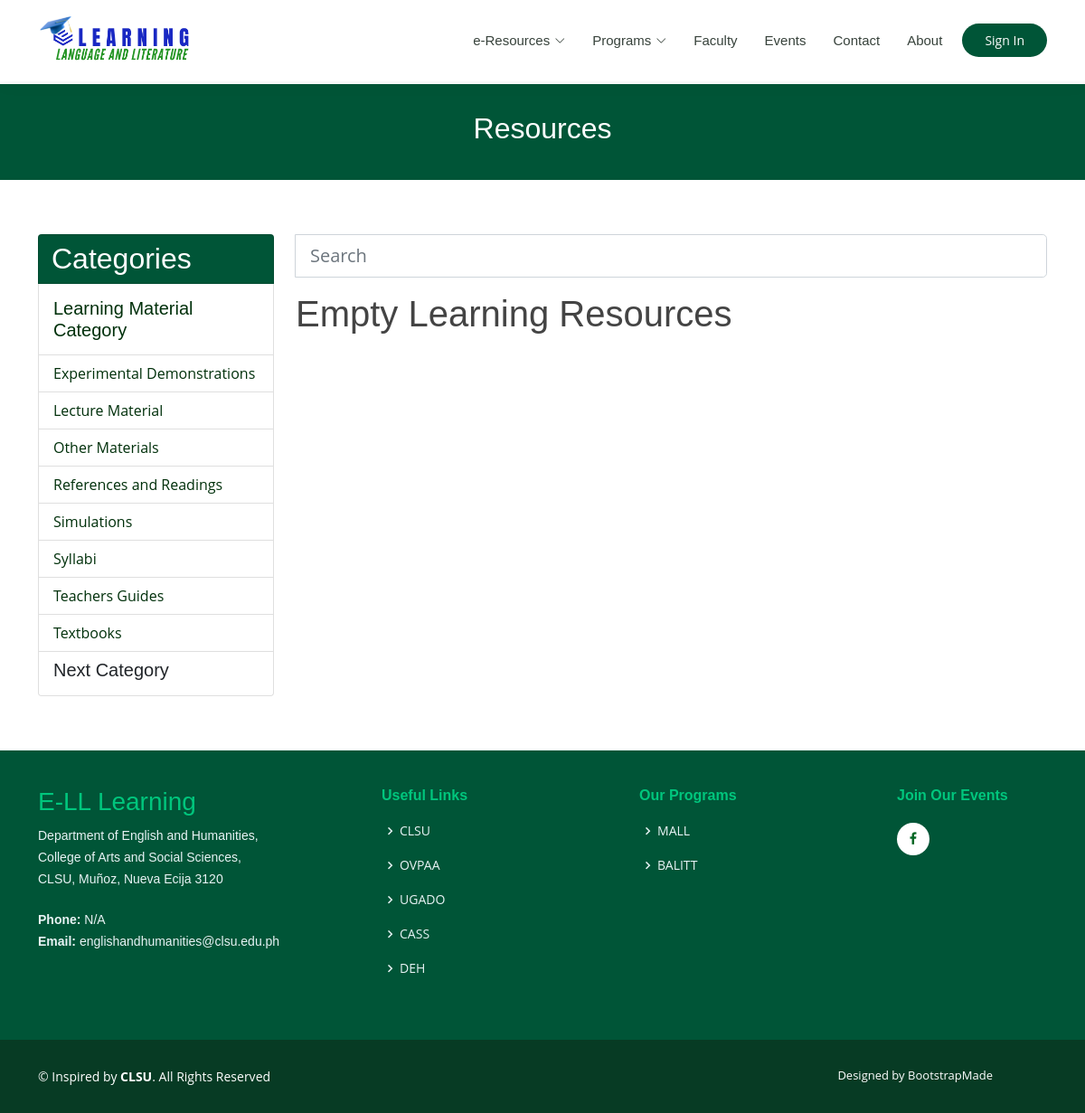
The page /public/resources.php on the database its author committed.
### tables this page shows
CREATE TABLE `materials` (
  `material_id` int(100) NOT NULL,
  `name` varchar(100) NOT NULL,
  `description` varchar(200) NOT NULL,
  `status` varchar(10) NOT NULL,
  `date_created` datetime(6) NOT NULL,
  `date_modified` datetime(6) NOT NULL
);

### public/resource_category.php (the view)
<ul class="list-group">
  <li class="list-group-item course-category">
    <h2>Categories</h2>
  </li>
  <li class="list-group-item">
    <h5 class="resources-category-subheader"><a href="resources.php">Learning Material Category</a></h5>
  </li>
  <?php
  $result = mysqli_query($conn, "select material_id, name, status from materials WHERE status!='archive' ORDER BY name ASC") or die("Query 1 is incorrect....");
  while (list($material_id, $name, $status) = mysqli_fetch_array($result)) {
    echo "
      <li class='list-group-item'><a href='resources.php?ID=$material_id'>$name</a></li>
  ";
  }
  ?>
  <li class="list-group-item">
    <h5>Next Category</h5>
  </li>
</ul>

### public/assets/css/style.css (style rules this page uses)
body { font-family: "Open Sans", sans-serif; color: #444444; }
a { color: #005537; text-decoration: none; }
h1, h2, h3, h4, h5, h6 { font-family: "Raleway", sans-serif; }
.resources a { color: rgb(0, 48, 11); }
.course-category { font-size: 25px; background: #005537; height: 55px; width: 100%; padding: 7px 14px; color: #fff; margin: 0; }
.resources-category-subheader { font-size: 20px; width: 100%; padding: 7px 0px; color: #fff; margin: 0; }

### rows shown on the page
materials: name "Experimental Demonstrations"
materials: name "Lecture Material"
materials: name "Other Materials"
materials: name "References and Readings"
materials: name "Simulations"
materials: name "Syllabi"
materials: name "Teachers Guides"
materials: name "Textbooks"
